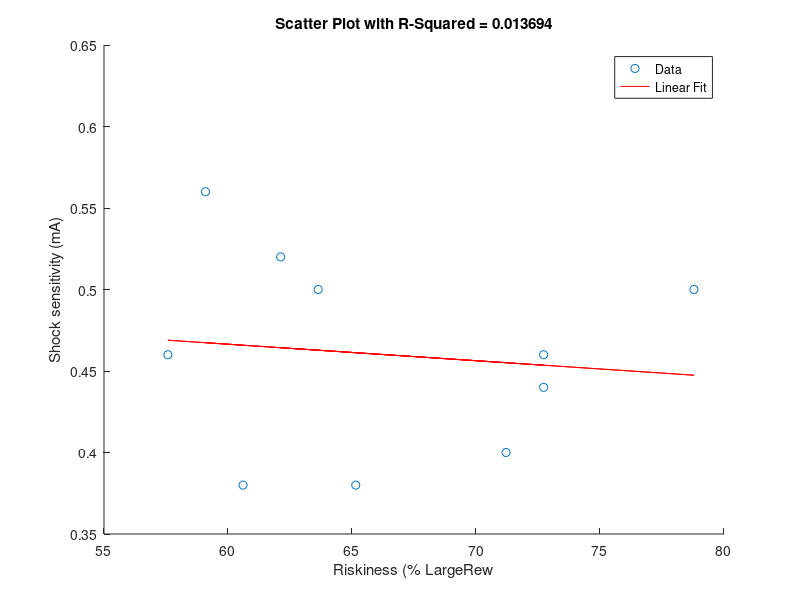
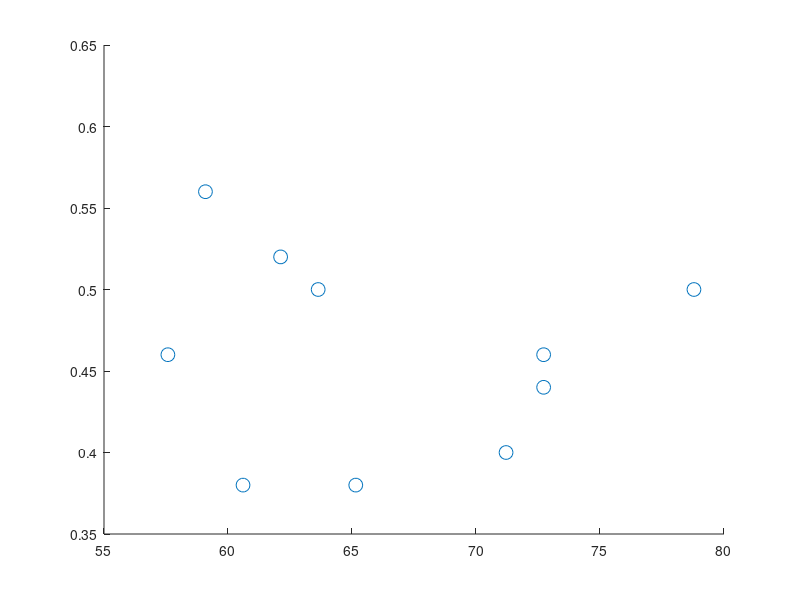

Here is the MATLAB script that generated these plots, in order: (Note: this script raises an error after producing the figures.)
% risk_percent = [60.60606	57.57576	65.15152	72.72727	75.75758	56.06061	62.12121	72.72727	78.78788	63.63636	59.09091		59.09091	71.21212];
% shock_sens = [0.38	0.46	0.38	0.46	0.6	0.52	0.52	0.44	0.5	0.5	0.56		0.42	0.4];
% free_feed_weight = [27.9 27.6 26.8 27.2 26.4 29 27.4 27 28.5 26.1 33.3 26.1 29];
% session_weight_raw_grams = [22.6 22.5 21.9 22.3 22.5 24 21.1 21.6 23.1 22 25.9 21.5 23.7];
% session_weight_percent_free_feed = [81.00358423 81.52173913 81.71641791 81.98529412 85.22727273 82.75862069 77.00729927 80 81.05263158 84.29118774 77.77777778 82.37547893 81.72413793];
% 

% risk_percent = [...
%     60.60606...
%     57.57576...
%     65.15152...
%     72.72727...
%     75.75758...
%     56.06061...
%     62.12121...
%     72.72727...
%     78.78788...
%     63.63636...
%     59.09091...
%     59.09091...
%     71.21212];
% 
% shock_sens = [...
%     0.38...
%     0.46...
%     0.38...
%     0.46...
%     0.6...
%     0.52...
%     0.52...
%     0.44...
%     0.5...
%     0.5...
%     0.56...
%     0.42...
%     0.4];
% free_feed_weight = [...
%     27.9...
%     27.6...
%     26.8...
%     27.2...
%     26.4...
%     29....
%     27.4...
%     27....
%     28.5...
%     26.1...
%     33.3...
%     26.1...
%     29];
% session_weight_raw_grams = [...
%     22.6...
%     22.5...
%     21.9...
%     22.3...
%     22.5...
%     24....
%     21.1...
%     21.6...
%     23.1...
%     22....
%     25.9...
%     21.5...
%     23.7];
% session_weight_percent_free_feed = [...
%     81.00358423...
%     81.52173913...
%     81.71641791...
%     81.98529412...
%     85.22727273...
%     82.75862069...
%     77.00729927...
%     80....
%     81.05263158...
%     84.29118774...
%     77.77777778...
%     82.37547893...
%     81.72413793];
% 

risk_percent = [...
    60.60606...
    57.57576...
    65.15152...
    72.72727...
    62.12121...
    72.72727...
    78.78788...
    63.63636...
    59.09091...
    71.21212];

shock_sens = [...
    0.38...
    0.46...
    0.38...
    0.46...
    0.52...
    0.44...
    0.5...
    0.5...
    0.56...
    0.4];
free_feed_weight = [...
    27.9...
    27.6...
    26.8...
    27.2...
    27.4...
    27....
    28.5...
    26.1...
    33.3...
    29];
session_weight_raw_grams = [...
    22.6...
    22.5...
    21.9...
    22.3...
    21.1...
    21.6...
    23.1...
    22....
    25.9...
    23.7];
session_weight_percent_free_feed = [...
    81.00358423...
    81.52173913...
    81.71641791...
    81.98529412...
    77.00729927...
    80....
    81.05263158...
    84.29118774...
    77.77777778...
    81.72413793];



%%
x = risk_percent;
y = shock_sens;

% Calculate the coefficient of determination (r-squared value)
p = polyfit(x, y, 1);
y_fit = polyval(p, x);
y_mean = mean(y);
SS_tot = sum((y - y_mean).^2);
SS_res = sum((y - y_fit).^2);
r_squared = 1 - (SS_res / SS_tot);
figure;
% Plot the scatter plot
scatter(x, y);
hold on;

% Plot the linear fit line
plot(x, y_fit, 'r');

% Add title and labels
title(['Scatter Plot with R-Squared = ', num2str(r_squared)]);
xlabel('Riskiness (% LargeRew');
ylabel('Shock sensitivity (mA)');

% Show the legend
legend('Data', 'Linear Fit', 'Location', 'best');

% Release hold
hold off;


figure;
width = 250; % Width of the figure
height = 350; % Height of the figure (width is half of height)
set(gcf, 'Position', [100, 100, width, height]); % Set position and size [left, bottom, width, height]

hold on;
scatter(x, y, 100)
% Set the axis labels to have 2 decimal places
xtickformat('%.2f');
ytickformat('%.2f');
% Add a regression line (You can keep this part unchanged)
coefficients = polyfit(x, y, 1);
x_fit = linspace(min(x), max(x), 100);
y_fit = polyval(coefficients, x_fit);
plot(x_fit, y_fit, 'r');

% Calculate R-squared value (You can keep this part unchanged)
y_pred = polyval(coefficients, x);
ssr = sum((y_pred - mean(y)).^2);
sst = sum((y - mean(y)).^2);
r_squared = ssr / sst;

% can also calculate the r-squared this way
% Calculate the R^2 value
[r, pval] = corrcoef(x, y); % Compute correlation coefficient matrix
rsq = r(1, 2)^2; % Extract and square the correlation coefficient
% Get axes limits
ax = gca;
xLimits = xlim(ax);
yLimits = ylim(ax);

% Set text position relative to axes limits
xPos = xLimits(2) - 0.05 * range(xLimits); % Slightly inside the top-right
yPos = yLimits(2) - 0.05 * range(yLimits); % Slightly inside the top-right

% Add R-squared value to the plot (You can keep this part unchanged)
text(xPos, yPos, ...
    {['R^2 = ' num2str(r_squared, '%.2f')], ...
     ['p = ' num2str(pval(2), '%.2f')]}, ...
    'FontSize', 12, ...
    'Color', 'blue', ...
    'HorizontalAlignment', 'right', ... % Align text to the right
    'VerticalAlignment', 'top');       % Align text to the top

% Add labels and a legend if needed
xlabel('Riskiness');
ylabel('Footshock sensitivity (mA)');
% title('Scatter Plot with Regression Line and R^2 Value');
hold off;

%%
x = risk_percent;
y = session_weight_percent_free_feed;

% Calculate the coefficient of determination (r-squared value)
p = polyfit(x, y, 1);
y_fit = polyval(p, x);
y_mean = mean(y);
SS_tot = sum((y - y_mean).^2);
SS_res = sum((y - y_fit).^2);
r_squared = 1 - (SS_res / SS_tot);
figure;
% Plot the scatter plot
scatter(x, y);
hold on;

% Plot the linear fit line
plot(x, y_fit, 'r');

% Add title and labels
title(['Scatter Plot with R-Squared = ', num2str(r_squared)]);
xlabel('RDT D1 AVG Risk %');
ylabel('Session Weight (% free feed');

% Show the legend
legend('Data', 'Linear Fit', 'Location', 'best');

% Release hold
hold off;

figure;
width = 250; % Width of the figure
height = 350; % Height of the figure (width is half of height)
set(gcf, 'Position', [100, 100, width, height]); % Set position and size [left, bottom, width, height]

hold on;
scatter(x, y, 100)
% Set the axis labels to have 2 decimal places
xtickformat('%.2f');
ytickformat('%.2f');
% Add a regression line (You can keep this part unchanged)
coefficients = polyfit(x, y, 1);
x_fit = linspace(min(x), max(x), 100);
y_fit = polyval(coefficients, x_fit);
plot(x_fit, y_fit, 'r');

% Calculate R-squared value (You can keep this part unchanged)
y_pred = polyval(coefficients, x);
ssr = sum((y_pred - mean(y)).^2);
sst = sum((y - mean(y)).^2);
r_squared = ssr / sst;

% can also calculate the r-squared this way
% Calculate the R^2 value
[r, pval] = corrcoef(x, y); % Compute correlation coefficient matrix
rsq = r(1, 2)^2; % Extract and square the correlation coefficient
% Get axes limits
ax = gca;
xLimits = xlim(ax);
yLimits = ylim(ax);

% Set text position relative to axes limits
xPos = xLimits(2) - 0.05 * range(xLimits); % Slightly inside the top-right
yPos = yLimits(2) - 0.05 * range(yLimits); % Slightly inside the top-right

% Add R-squared value to the plot (You can keep this part unchanged)
text(xPos, yPos, ...
    {['R^2 = ' num2str(r_squared, '%.2f')], ...
     ['p = ' num2str(pval(2), '%.2f')]}, ...
    'FontSize', 12, ...
    'Color', 'blue', ...
    'HorizontalAlignment', 'right', ... % Align text to the right
    'VerticalAlignment', 'top');       % Align text to the top


% Add labels and a legend if needed
xlabel('Riskiness');
ylabel('Session weight (% free-feed weight)');
% title('Scatter Plot with Regression Line and R^2 Value');
hold off;



%%
x = risk_percent;
y = session_weight_raw_grams;

% Calculate the coefficient of determination (r-squared value)
p = polyfit(x, y, 1);
y_fit = polyval(p, x);
y_mean = mean(y);
SS_tot = sum((y - y_mean).^2);
SS_res = sum((y - y_fit).^2);
r_squared = 1 - (SS_res / SS_tot);
figure;
% Plot the scatter plot
scatter(x, y);
hold on;

% Plot the linear fit line
plot(x, y_fit, 'r');

% Add title and labels
title(['Scatter Plot with R-Squared = ', num2str(r_squared)]);
xlabel('RDT D1 AVG Risk %');
ylabel('Session Weight (g)');

% Show the legend
legend('Data', 'Linear Fit', 'Location', 'best');

% Release hold
hold off;


figure;
width = 250; % Width of the figure
height = 350; % Height of the figure (width is half of height)
set(gcf, 'Position', [100, 100, width, height]); % Set position and size [left, bottom, width, height]

hold on;
scatter(x, y, 100)
% Set the axis labels to have 2 decimal places
xtickformat('%.2f');
ytickformat('%.2f');
% Add a regression line (You can keep this part unchanged)
coefficients = polyfit(x, y, 1);
x_fit = linspace(min(x), max(x), 100);
y_fit = polyval(coefficients, x_fit);
plot(x_fit, y_fit, 'r');

% Calculate R-squared value (You can keep this part unchanged)
y_pred = polyval(coefficients, x);
ssr = sum((y_pred - mean(y)).^2);
sst = sum((y - mean(y)).^2);
r_squared = ssr / sst;

% can also calculate the r-squared this way
% Calculate the R^2 value
[r, pval] = corrcoef(x, y); % Compute correlation coefficient matrix
rsq = r(1, 2)^2; % Extract and square the correlation coefficient
% Get axes limits
ax = gca;
xLimits = xlim(ax);
yLimits = ylim(ax);

% Set text position relative to axes limits
xPos = xLimits(2) - 0.05 * range(xLimits); % Slightly inside the top-right
yPos = yLimits(2) - 0.05 * range(yLimits); % Slightly inside the top-right

% Add R-squared value to the plot (You can keep this part unchanged)
text(xPos, yPos, ...
    {['R^2 = ' num2str(r_squared, '%.2f')], ...
     ['p = ' num2str(pval(2), '%.2f')]}, ...
    'FontSize', 12, ...
    'Color', 'blue', ...
    'HorizontalAlignment', 'right', ... % Align text to the right
    'VerticalAlignment', 'top');       % Align text to the top


% Add labels and a legend if needed
xlabel('Riskiness');
ylabel('Session weight (g)');
% title('Scatter Plot with Regression Line and R^2 Value');
hold off;



%%
x = risk_percent;
y = free_feed_weight;

% Calculate the coefficient of determination (r-squared value)
p = polyfit(x, y, 1);
y_fit = polyval(p, x);
y_mean = mean(y);
SS_tot = sum((y - y_mean).^2);
SS_res = sum((y - y_fit).^2);
r_squared = 1 - (SS_res / SS_tot);
figure;
% Plot the scatter plot
scatter(x, y);
hold on;

% Plot the linear fit line
plot(x, y_fit, 'r');

% Add title and labels
title(['Scatter Plot with R-Squared = ', num2str(r_squared)]);
xlabel('RDT D1 AVG Risk %');
ylabel('Free Feed Weight (g)');

% Show the legend
legend('Data', 'Linear Fit', 'Location', 'best');

% Release hold
hold off;

figure;
width = 250; % Width of the figure
height = 150; % Height of the figure (width is half of height)
set(gcf, 'Position', [100, 100, width, height]); % Set position and size [left, bottom, width, height]

hold on;
scatter(x, y, 100)
% Set the axis labels to have 2 decimal places
xtickformat('%.2f');
ytickformat('%.2f');
% Add a regression line (You can keep this part unchanged)
coefficients = polyfit(x, y, 1);
x_fit = linspace(min(x), max(x), 100);
y_fit = polyval(coefficients, x_fit);
plot(x_fit, y_fit, 'r');

% Calculate R-squared value (You can keep this part unchanged)
y_pred = polyval(coefficients, x);
ssr = sum((y_pred - mean(y)).^2);
sst = sum((y - mean(y)).^2);
r_squared = ssr / sst;

% can also calculate the r-squared this way
% Calculate the R^2 value
[r, pval] = corrcoef(x, y); % Compute correlation coefficient matrix
rsq = r(1, 2)^2; % Extract and square the correlation coefficient
% Get axes limits
ax = gca;
xLimits = xlim(ax);
yLimits = ylim(ax);

% Set text position relative to axes limits
xPos = xLimits(2) - 0.05 * range(xLimits); % Slightly inside the top-right
yPos = yLimits(2) - 0.05 * range(yLimits); % Slightly inside the top-right

% Add R-squared value to the plot (You can keep this part unchanged)
text(xPos, yPos, ...
    {['R^2 = ' num2str(r_squared, '%.2f')], ...
     ['p = ' num2str(pval(2), '%.2f')]}, ...
    'FontSize', 12, ...
    'Color', 'blue', ...
    'HorizontalAlignment', 'right', ... % Align text to the right
    'VerticalAlignment', 'top');       % Align text to the top


% Add labels and a legend if needed
xlabel('Riskiness');
ylabel('Free-feed weight (g)');
% title('Scatter Plot with Regression Line and R^2 Value');
hold off;
